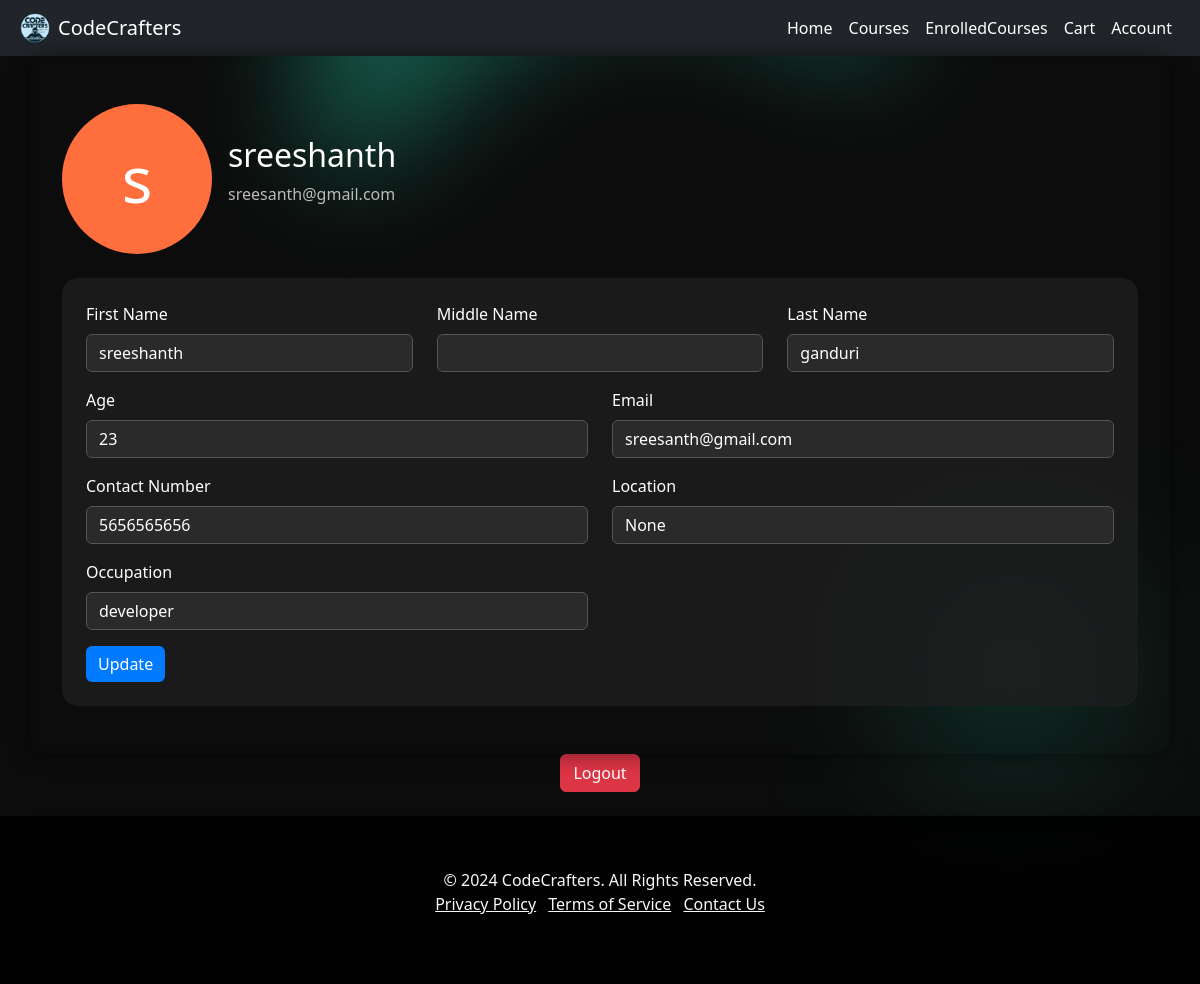
The app's page /account/ (signed in) with its own data.
### datauploader/models.py (models this page shows, shortened)
class CustomUser(AbstractUser):
    middle_name = models.CharField(max_length=100, blank=True, null=True)
    number = models.CharField(max_length=15, null=True, blank=True)
    age = models.IntegerField(null=True, blank=True, default=0)
    city = models.CharField(max_length=100, null=True, blank=True)
    occupation = models.CharField(max_length=100, null=True, blank=True)

### usersApp/views.py (the view, shortened to what this page needs)
# urls.py: path('account/', AccountView, name='account'),
@login_required(login_url='usersApp:login')
def AccountView(request):
    user = request.user
    data = CustomUser.objects.get(id=user.id)
    return render(request, 'usersPage/account.html', {'data': data})

### template/usersPage/account.html (shortened to what this page needs)
<!DOCTYPE html>
<html lang="en">
<head>
    <link rel="stylesheet" href="https://cdn.jsdelivr.net/npm/bootstrap@5.3.2/dist/css/bootstrap.min.css">
</head>
<body>
    {% include 'usersPage/header.html' %}
    <div class="container py-5">
        <div class="row">
            <div class="col-md-12">
                <div class="d-flex align-items-center mb-4">
                    <div class="profile-pic">
                        {{ data.first_name|slice:":1" }}
                    </div>
                    <div class="ms-3">
                        <h2>{{ data.username }}</h2>
                        <p class="text-muted">{{ data.email }}</p>
                    </div>
                </div>
                <div class="card p-4">
                    <form method="POST" action="">
                        <div class="row">
                            <div class="col-md-4 mb-3">
                                <label for="firstName" class="form-label">First Name</label>
                                <input type="text" class="form-control" id="firstName" name="first_name" value="{{ data.first_name }}">
                            </div>
                            <div class="col-md-4 mb-3">
                                <label for="middleName" class="form-label">Middle Name</label>
                                <input type="text" class="form-control" id="middleName" name="middle_name" value="{{ data.middle_name }}">
                            </div>
                            <div class="col-md-4 mb-3">
                                <label for="lastName" class="form-label">Last Name</label>
                                <input type="text" class="form-control" id="lastName" name="last_name" value="{{ data.last_name }}">
                            </div>
                        </div>
                        <div class="row">
                            <div class="col-md-6 mb-3">
                                <label for="age" class="form-label">Age</label>
                                <input type="number" class="form-control" id="age" name="age" value="{{ data.age }}">
                            </div>
                            <div class="col-md-6 mb-3">
                                <label for="email" class="form-label">Email</label>
                                <input type="email" class="form-control" id="email" name="email" value="{{ data.email }}" required>
                            </div>
                            <div class="col-md-6 mb-3">
                                <label for="number" class="form-label">Contact Number</label>
                                <input type="number" class="form-control" id="number" name="number" value="{{ data.number }}" required>
                            </div>
                            <div class="col-md-6 mb-3">
                                <label for="location" class="form-label">Location</label>
                                <input type="text" class="form-control" id="location" name="city" value="{{ data.city }}">
                            </div>
                            <div class="col-md-6 mb-3">
                                <label for="occupation" class="form-label">Occupation</label>
                                <input type="text" class="form-control" id="occupation" name="occupation" value="{{ data.occupation }}">
                            </div>
                        </div>
                        <button type="submit" class="btn update-btn">Update</button>
                    </form>
                </div>
            </div>
        </div>
    </div>
    <div class="d-flex align-items-center justify-content-center">
        <a href="{% url 'usersApp:logout' %}" class="btn btn-danger">
            Logout
        </a>
    </div>
    {% include 'usersPage/footer.html' %}
</body>
</html>

### template/usersPage/account.html (style rules this page uses)
body { background-size: cover; background-attachment: fixed; color: #ffffff; }
.container { backdrop-filter: blur(5px); padding: 2rem; border-radius: 1rem; box-shadow: 0 0 20px rgba(0, 0, 0, 0.5); }
.card { background-color: rgba(31, 31, 31, 0.8); border: none; border-radius: 1rem; }
.form-control, .form-select { background-color: #2a2a2a; border: 1px solid #555555; color: #ffffff; }
.form-label { color: #ffffff; }
.form-control::placeholder { color: #bbbbbb; }
.profile-pic { width: 150px; height: 150px; background-color: #ff6f3d; color: #ffffff; font-size: 4rem; border-radius: 50%; display: flex; justify-content: center; align-items: center; position: relative; }
.text-muted { color: #bbbbbb !important; }
.update-btn { background-color: #007bff; border: none; color: #ffffff; }

### records on screen
CustomUser: first_name "s", username "sreeshanth", email "sreesanth@gmail.com", first_name "sreeshanth", last_name "ganduri", age "23", number "5656565656", city "None", occupation "developer"
